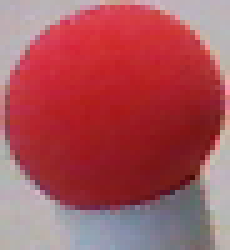
%> input picture matlab/red_real.png, 46 x 50 px (shown 5 times larger)
$ octave process_colors.m   (GNU Octave 9; MATLAB toolbox functions it lacks are replaced by stand-ins)
%> lines starting %> are read from the running program, lines starting %| are printed output that depends on the picture; in (x1, y1, x2, y2) boxes, pixels count from 0 and x2, y2 are one past the last pixel; in counts of white or black regions, pixels touching at a corner belong together; the program's own positions count from 1
### matlab/plot_gaussian_ellipsoid.m
function h = plot_gaussian_ellipsoid(m, C, sdwidth, npts, axh)
% PLOT_GAUSSIAN_ELLIPSOIDS plots 2-d and 3-d Gaussian distributions
%
% H = PLOT_GAUSSIAN_ELLIPSOIDS(M, C) plots the distribution specified by
%  mean M and covariance C. The distribution is plotted as an ellipse (in
%  2-d) or an ellipsoid (in 3-d).  By default, the distributions are
%  plotted in the current axes. H is the graphics handle to the plotted
%  ellipse or ellipsoid.
%
% PLOT_GAUSSIAN_ELLIPSOIDS(M, C, SD) uses SD as the standard deviation
%  along the major and minor axes (larger SD => larger ellipse). By
%  default, SD = 1. Note:
%  * For 2-d distributions, SD=1.0 and SD=2.0 cover ~ 39% and 86%
%     of the total probability mass, respectively.
%  * For 3-d distributions, SD=1.0 and SD=2.0 cover ~ 19% and 73%
%     of the total probability mass, respectively.
%
% PLOT_GAUSSIAN_ELLIPSOIDS(M, C, SD, NPTS) plots the ellipse or
%  ellipsoid with a resolution of NPTS (ellipsoids are generated
%  on an NPTS x NPTS mesh; see SPHERE for more details). By
%  default, NPTS = 50 for ellipses, and 20 for ellipsoids.
%
% PLOT_GAUSSIAN_ELLIPSOIDS(M, C, SD, NPTS, AX) adds the plot to the
%  axes specified by the axis handle AX.
%
% Examples:
% -------------------------------------------
%  % Plot three 2-d Gaussians
%  figure;
%  h1 = plot_gaussian_ellipsoid([1 1], [1 0.5; 0.5 1]);
%  h2 = plot_gaussian_ellipsoid([2 1.5], [1 -0.7; -0.7 1]);
%  h3 = plot_gaussian_ellipsoid([0 0], [1 0; 0 1]);
%  set(h2,'color','r');
%  set(h3,'color','g');
%
%  % "Contour map" of a 2-d Gaussian
%  figure;
%  for sd = [0.3:0.4:4],
%    h = plot_gaussian_ellipsoid([0 0], [1 0.8; 0.8 1], sd);
%  end
%
%  % Plot three 3-d Gaussians
%  figure;
%  h1 = plot_gaussian_ellipsoid([1 1  0], [1 0.5 0.2; 0.5 1 0.4; 0.2 0.4 1]);
%  h2 = plot_gaussian_ellipsoid([1.5 1 .5], [1 -0.7 0.6; -0.7 1 0; 0.6 0 1]);
%  h3 = plot_gaussian_ellipsoid([1 2 2], [0.5 0 0; 0 0.5 0; 0 0 0.5]);
%  set(h2,'facealpha',0.6);
%  view(129,36); set(gca,'proj','perspective'); grid on;
%  grid on; axis equal; axis tight;
% -------------------------------------------
%
%  Gautam Vallabha, Sep-23-2007, Gautam.Vallabha@mathworks.com

%  Revision 1.0, Sep-23-2007
%    - File created
%  Revision 1.1, 26-Sep-2007
%    - NARGOUT==0 check added.
%    - Help added on NPTS for ellipsoids

if ~exist('sdwidth', 'var'), sdwidth = 1; end
if ~exist('npts', 'var'), npts = []; end
if ~exist('axh', 'var'), axh = gca; end

if numel(m) ~= length(m),
    error('M must be a vector');
end
if ~( all(numel(m) == size(C)) )
    error('Dimensionality of M and C must match');
end
if ~(isscalar(axh) && ishandle(axh) && strcmp(get(axh,'type'), 'axes'))
    error('Invalid axes handle');
end

set(axh, 'nextplot', 'add');

switch numel(m)
   case 2, h=show2d(m(:),C,sdwidth,npts,axh);
   case 3, h=show3d(m(:),C,sdwidth,npts,axh);
   otherwise
      error('Unsupported dimensionality');
end

if nargout==0,
    clear h;
end

%-----------------------------
function h = show2d(means, C, sdwidth, npts, axh)
if isempty(npts), npts=50; end
% plot the gaussian fits
tt=linspace(0,2*pi,npts)';
x = cos(tt); y=sin(tt);
ap = [x(:) y(:)]';
[v,d]=eig(C);
d = sdwidth * sqrt(d); % convert variance to sdwidth*sd
bp = (v*d*ap) + repmat(means, 1, size(ap,2));
h = plot(bp(1,:), bp(2,:), '-', 'parent', axh);

%-----------------------------
% [15 lines left out: function show3d, not called in this run]

### matlab/process_colors.m
% clear;
% close all;

[I, ~, alpha] = imread('red_real.png');
%> I is the input picture: size 50x46x3 uint8; mean R, G, B 168.1, 83.8, 91.2
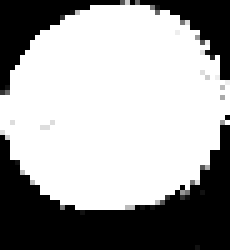
%> alpha: size 50x46 uint8 (shown 5 times larger); min 0, max 255, mean 163.6
[rows, cols, channels] = size(I);
%> rows = 50; cols = 46; channels = 3
% subplot(1, 2, 1), imshow(I);

pixels = double(reshape(I, [rows*cols, 3]));
%> pixels = 2300 rows, first 12: [181 176 180; 180 174 183; 183 174 177; 188 173 178; 190 174 179; 189 174 179; 188 173 180; 188 177 178; 188 177 178; 188 178 186; 185 177 184; 183 176 176]
pixels(alpha == 0, :) = 0;
pixels = pixels/255;
%> pixels = 2300 rows, first 12: [0 0 0; 0 0 0; 0 0 0; 0 0 0; 0 0 0; 0 0 0; 0 0 0; 0 0 0; 0 0 0; 0 0 0; 0 0 0; 0 0 0]

ortho_projection = [
    % perpendicular vectors in the (1, 1, 1) plane
    -0.707106781186548, 0.707106781186548, 0;
    0.408248290463863, 0.408248290463863, -0.816496580927726
];

proj_pixels = (ortho_projection*pixels')';
%> proj_pixels = 2300 rows, first 12: [0 0; 0 0; 0 0; 0 0; 0 0; 0 0; 0 0; 0 0; 0 0; 0 0; 0 0; 0 0]
radius = sqrt(sum(proj_pixels.^2, 2));
%> radius = 2300 values, max 0.541 at index 710, min 0 at index 1, mean 0.255
angles = atan2(proj_pixels(:, 2), proj_pixels(:, 1));
%> angles = 2300 values, max 3.13 at index 992, min -3.13 at index 1042, mean 1.71
colorful_threshold = .29;

Icolorful = pixels;
%> Icolorful has the same summary as pixels
Icolorful(radius < colorful_threshold, :) = 0;
Icolorful = reshape(Icolorful, [rows, cols, 3]);
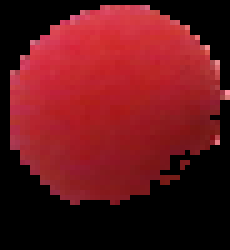
%> Icolorful: size 50x46x3 double (shown 5 times larger); mean R, G, B 0.387, 0.0866, 0.106
% subplot(1, 2, 2), imshow(Icolorful, []);

colorful_pixels = pixels(radius > colorful_threshold, :);
%> colorful_pixels = 1316 rows, first 12: [0.796 0.388 0.435; 0.8 0.278 0.365; 0.78 0.255 0.361; 0.8 0.267 0.294; 0.769 0.192 0.271; 0.776 0.224 0.267; 0.769 0.224 0.275; 0.753 0.184 0.286; 0.729 0.192 0.302; 0.722 0.208 0.231; 0.706 0.212 0.188; 0.698 0.176 0.271]
colorful_proj_pixels = proj_pixels(radius > colorful_threshold, :);
%> colorful_proj_pixels = 1316 rows, first 12: [-0.288 0.128; -0.369 0.142; -0.372 0.128; -0.377 0.195; -0.408 0.171; -0.391 0.191; -0.385 0.181; -0.402 0.149; -0.38 0.13; -0.363 0.191; -0.349 0.221; -0.369 0.136]

color_mean = mean(colorful_pixels)
%> color_mean = [0.676 0.151 0.185]
color_cov = cov(colorful_pixels)
%> color_cov = [0.0134 0.00519 0.00636; 0.00519 0.00375 0.00421; 0.00636 0.00421 0.0054]
color_radius = radius(radius > colorful_threshold);
%> color_radius = 1316 values, max 0.541 at index 337, min 0.29 at index 1162, mean 0.416
color_angles = angles(radius > colorful_threshold);
%> color_angles = 1316 values, max 2.92 at index 369, min 2.56 at index 1294, mean 2.68

avg = mean(colorful_proj_pixels)
%> avg = [-0.371 0.187]
var = cov(colorful_proj_pixels)
%> var = [0.00337 -0.00153; -0.00153 0.00113]
figure(2), plot(colorful_proj_pixels(:,1), colorful_proj_pixels(:,2), '.', 'color', color_mean), hold on; plot_gaussian_ellipsoid(avg, var, 1), plot_gaussian_ellipsoid(avg, var, 2), axis([-1, 1, -1, 1]);
%> in show2d, `[v,d]=eig(C);`: v = [-0.454 -0.891; -0.891 0.454]; d = [0.000353 0; 0 0.00415]
%> in show2d, `d = sdwidth * sqrt(d);`: d = [0.0188 0; 0 0.0644]
%> in show2d, `bp = (v*d*ap) + repmat(means, 1, size(ap,2));`: bp = 50 columns, first 8: [-0.38 -0.387 -0.394 -0.401 -0.407 -0.412 -0.417 -0.421; 0.17 0.174 0.178 0.182 0.187 0.191 0.195 0.199]
%> in plot_gaussian_ellipsoid, `h=show2d(m(:),C,sdwidth,npts,axh)`: h = -40.53
%> after `axis([-1, 1, -1, 1])`:
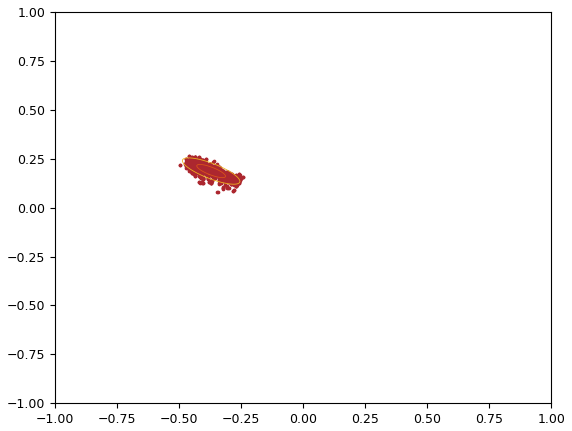
%> figure redrawn from the program's plot data

% red, 0.6920, 0.2688, 0.2720, mu 2.6243, var 2.6838e-05
% green, 0.2264, 0.4306, 0.3068, mu 0.1280, var 6.2498e-04
% blue, 0.1520, 0.3446, 0.5130, mu -1.0072, var 7.1333e-05
% yellow, 0.7520, 0.7206, 0.2898, mu 1.6315, var 1.1887e-05
% orange, 0.6528, 0.2496, 0.1616, mu 2.4483, var 2.8503e-05

$ run again, with matlab/blue_ball.png copied over matlab/red_real.png
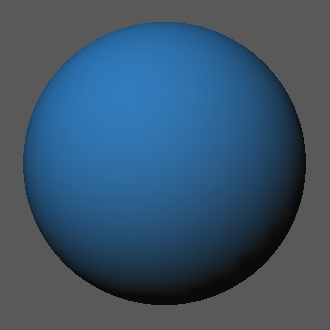
%> input picture matlab/blue_ball.png, 330 x 330 px
%> I is the input picture: size 330x330x3 uint8; mean R, G, B 58.7, 84.8, 107.7
%> `[I, ~, alpha] = imread('red_real.png');`:
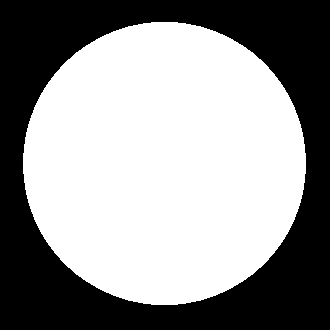
%> alpha: size 330x330 uint8; 57.8% white; 1 black region, box (x1, y1, x2, y2) and area: (0, 0, 330, 330) 45939
%> color_mean = [0.178 0.434 0.658]
%> color_cov = [0.000143 0.000311 0.000454; 0.000311 0.00089 0.00139; 0.000454 0.00139 0.00223]
%> avg = [0.181 -0.288]
%> var = [0.000206 -0.000328; -0.000328 0.000527]
%> in show2d, `[v,d]=eig(C);`: v = [-0.849 -0.529; -0.529 0.849]; d = [1.43e-06 0; 0 0.000731]
%> in show2d, `d = sdwidth * sqrt(d);`: d = [0.0012 0; 0 0.027]
%> bp = 50 columns, first 8: [0.18 0.178 0.176 0.174 0.173 0.171 0.17 0.169; -0.288 -0.285 -0.283 -0.28 -0.277 -0.275 -0.272 -0.27]
%> h = -40.53
%> `axis([-1, 1, -1, 1])`:
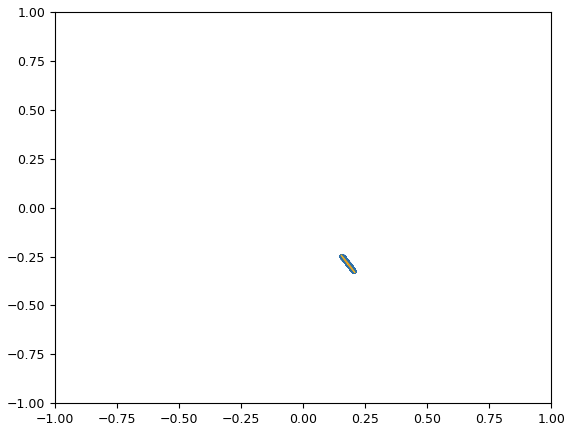
%> figure redrawn from the program's plot data
